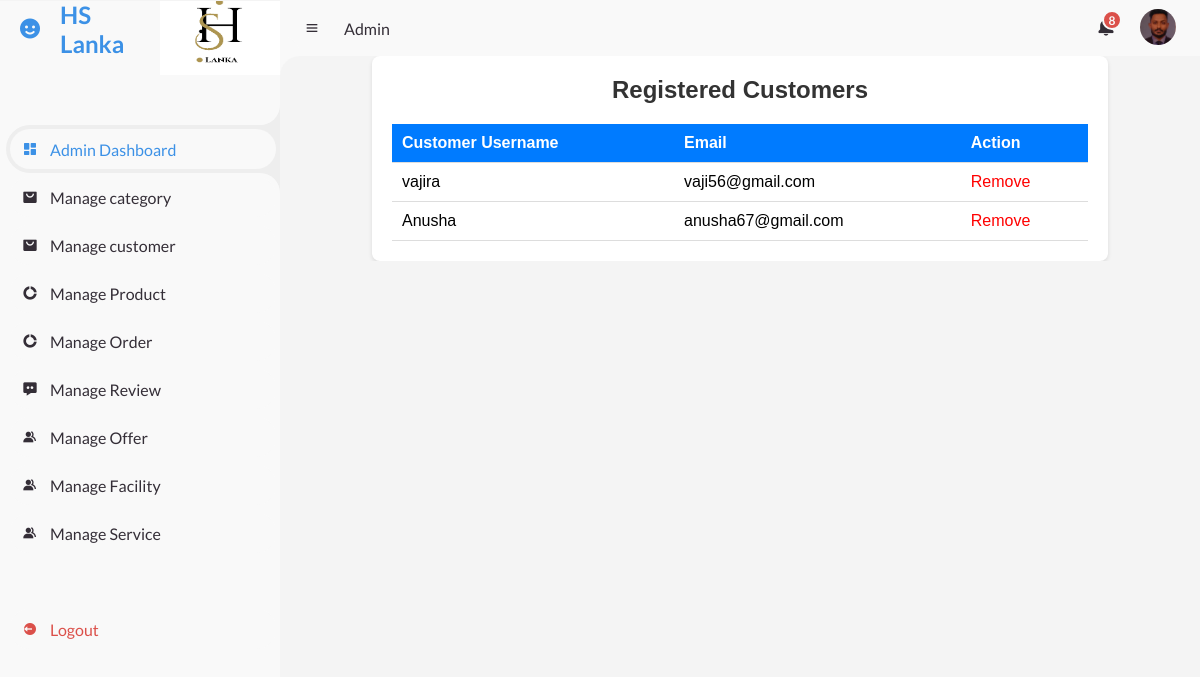
The page /Index_customer.php (signed in) on the database its author committed.
### tables this page shows
CREATE TABLE `customers` (
  `customer_id` int(11) NOT NULL,
  `username` varchar(255) NOT NULL,
  `email` varchar(255) NOT NULL,
  `password` varchar(255) NOT NULL
);

### Index_customer.php (the view, shortened to what this page needs)
<?php
include "./admin_side.php";
$database = new connection();
try {
    $conn = $database->getConnection();
    $query = "SELECT username, email FROM customers";
    $stmt = $conn->prepare($query);
    $stmt->execute();
    $customers = $stmt->fetchAll(PDO::FETCH_ASSOC);
} catch (PDOException $e) {
    $_SESSION['error'] = "Error fetching customers: " . $e->getMessage();
}
?>
<section id="content">
    <?php
    include "./admin_nav.php";
    ?>
<!DOCTYPE html>
<html lang="en">
<head>
    <link rel="stylesheet" href=".//css/cus_style.Css">
</head>
<body>
    <div class="container">
        <h2>Registered Customers</h2>
        <table>
            <thead>
                <tr>
                    <th>Customer Username</th>
                    <th>Email</th>
                    <th>Action</th>
                </tr>
            </thead>
            <tbody>
                <?php if (!empty($customers)) : ?>
                    <?php foreach ($customers as $customer) : ?>
                        <tr>
                            <td><?php echo htmlspecialchars($customer['username']); ?></td>
                            <td><?php echo htmlspecialchars($customer['email']); ?></td>
                            <td>
                                <a href="?delete=<?php echo urlencode($customer['username']); ?>" onclick="return confirm('Are you sure you want to delete this customer?');">Remove</a>
                            </td>
                        </tr>
                    <?php endforeach; ?>
                <?php else : ?>
                    <tr>
                        <td colspan="3">No customers found.</td>
                    </tr>
                <?php endif; ?>
            </tbody>
        </table>
    </div>
</body>
</html>

### css/adminStyles.css (style rules this page uses)
* { margin: 0; padding: 0; box-sizing: border-box; }
a { text-decoration: none; }
:root { --poppins: 'Poppins', sans-serif; --lato: 'Lato', sans-serif; --light: #F9F9F9; --blue: #3C91E6; --light-blue: #CFE8FF; --grey: #eee; --dark-grey: #AAAAAA; --dark: #342E37; --red: #DB504A; --yellow: #FFCE26; --light-yellow: #FFF2C6; --orange: #FD7238; --light-orange: #FFE0D3; }
html { overflow-x: hidden; }
body { background: var(--grey); overflow-x: hidden; }
#content { position: relative; width: calc(100% - 280px); left: 280px; transition: .3s ease; }

### rows shown on the page
customers: username "vajira", email "vaji56@gmail.com"
customers: username "Anusha", email "anusha67@gmail.com"
